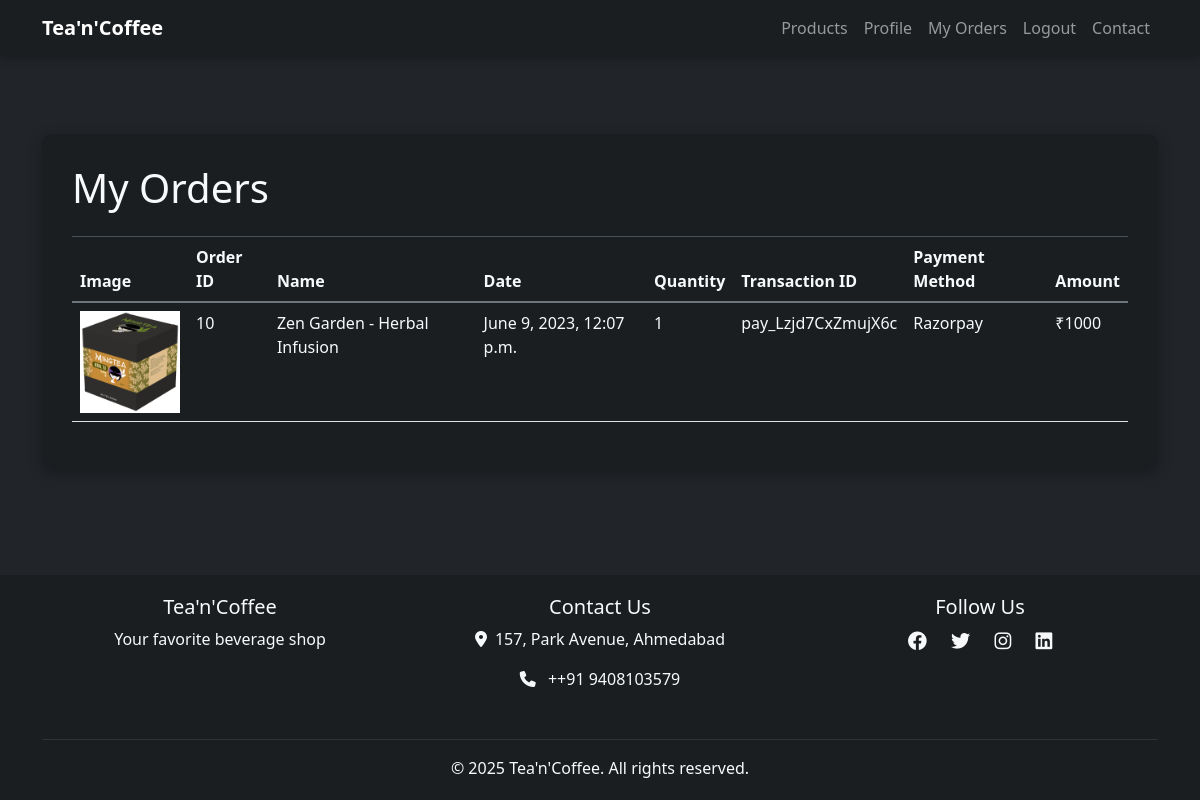
/myorder/ (signed in), run on the app's committed database.
### app1/models.py (models this page shows)
class Ordermodel(models.Model):
    productid=models.CharField(max_length=200)
    productqty=models.CharField(max_length=200)
    userId = models.CharField(max_length=200)
    userName = models.CharField(max_length=200)
    userEmail = models.EmailField()
    userContact = models.IntegerField()
    address = models.CharField(max_length=200)
    orderAmount = models.IntegerField()
    paymentMethod = models.CharField(max_length=200)
    transactionId = models.CharField(max_length=200)
    orderDate = models.DateTimeField(auto_created=True,auto_now=True)

class Product(models.Model):
    category=models.ForeignKey(Category,on_delete=models.CASCADE)
    name = models.CharField(max_length=200)
    img=models.ImageField(upload_to='product')
    price = models.IntegerField()
    description = models.TextField()
    quantity=models.IntegerField()

### app1/views.py (the view)
# urls.py: path('myorder/',myorder,name='myorder'),
def myorder(request):
    if 'email' in request.session:
        print("aaaaaa")
        a = request.session['email']
        user_orders = Ordermodel.objects.filter(userEmail=a)
        print(user_orders)
        print("aaaaaa")
        prolist=[]
        for i in user_orders:
            pro={}
            print(111111)
            productdata=Product.objects.get(id=i.productid)
            pro['img']=productdata.img
            pro['id']=i.productid
            pro['name']=productdata.name
            pro['orderDate']=i.orderDate
            pro['productqty']=i.productqty
            pro['transactionId']=i.transactionId
            pro['paymentMethod']=i.paymentMethod
            pro['orderAmount']=i.orderAmount
            prolist.append(pro)
            print(prolist)
        return render(request, 'myorder.html', {'a':a, 'prolist':prolist})
    else:
        return redirect('login1')

### app1/templates/myorder.html (shortened to what this page needs)
<!DOCTYPE html>
<html lang="zxx">
<head>
    <link rel="stylesheet" href="https://cdnjs.cloudflare.com/ajax/libs/font-awesome/6.4.0/css/all.min.css">
    <link href="https://cdn.jsdelivr.net/npm/bootstrap@5.2.2/dist/css/bootstrap.min.css" rel="stylesheet">
    <link href="https://cdnjs.cloudflare.com/ajax/libs/animate.css/4.1.1/animate.min.css" rel="stylesheet">
</head>
<body>
    <nav class="navbar navbar-expand-lg navbar-dark sticky-top">
        <div class="container">
            <a class="navbar-brand" href="{% url 'index' %}">Tea'n'Coffee</a>
            <div class="collapse navbar-collapse" id="navbarNav">
                <ul class="navbar-nav ms-auto">
                    <li class="nav-item">
                        <a class="nav-link" href="{% url 'productall' %}">Products</a>
                    </li>
                    <li class="nav-item">
                        <a class="nav-link" href="{% url 'profile' %}">Profile</a>
                    </li>
                    <li class="nav-item active">
                        <a class="nav-link" href="{% url 'myorder' %}">My Orders</a>
                    </li>
                    <li class="nav-item">
                        <a class="nav-link" href="{% url 'logout1' %}">Logout</a>
                    </li>
                    <li class="nav-item">
                        <a class="nav-link" href="{% url 'contact' %}">Contact</a>
                    </li>
                </ul>
            </div>
        </div>
    </nav>
    <div class="container py-5">
        <div class="orders-container" id="ordersContent">
            <h1 class="mb-4 animate__animated animate__fadeIn">My Orders</h1>
            {% if prolist %}
            <div class="table-responsive animate__animated animate__fadeInUp">
                <table class="table">
                    <thead>
                        <tr>
                            <th>Image</th>
                            <th>Order ID</th>
                            <th>Name</th>
                            <th>Date</th>
                            <th>Quantity</th>
                            <th>Transaction ID</th>
                            <th>Payment Method</th>
                            <th>Amount</th>
                        </tr>
                    </thead>
                    <tbody>
                        {% for order in prolist %}
                        <tr class="animate__animated animate__fadeIn">
                            <td><img src="{{ order.img.url }}" alt="Product Image"></td>
                            <td>{{ order.id }}</td>
                            <td>{{ order.name }}</td>
                            <td>{{ order.orderDate }}</td>
                            <td>{{ order.productqty }}</td>
                            <td>{{ order.transactionId }}</td>
                            <td>{{ order.paymentMethod }}</td>
                            <td>₹{{ order.orderAmount }}</td>
                        </tr>
                        {% endfor %}
                    </tbody>
                </table>
            </div>
            {% else %}
            <p class="animate__animated animate__fadeIn">No orders found.</p>
            {% endif %}
        </div>
    </div>
    <footer class="text-center">
        <div class="container">
            <div class="row">
                <div class="col-md-4 mb-3">
                    <h5>Tea'n'Coffee</h5>
                    <p>Your favorite beverage shop</p>
                </div>
                <div class="col-md-4 mb-3">
                    <h5>Contact Us</h5>
                    <p><i class="fas fa-map-marker-alt me-2"></i>157, Park Avenue, Ahmedabad</p>
                    <p><i class="fas fa-phone me-2"></i> ++91 9408103579</p>
                </div>
                <div class="col-md-4">
                    <h5>Follow Us</h5>
                    <div class="social-icons">
                        <a href="#"><i class="fab fa-facebook"></i></a>
                        <a href="#"><i class="fab fa-twitter"></i></a>
                        <a href="#"><i class="fab fa-instagram"></i></a>
                        <a href="#"><i class="fab fa-linkedin"></i></a>
                    </div>
                </div>
            </div>
            <hr style="border-color: #6c757d;">
            <p class="mb-0">&copy; 2025 Tea'n'Coffee. All rights reserved.</p>
        </div>
    </footer>
</body>
</html>

### app1/templates/myorder.html (style rules this page uses)
:root { --dark-bg: #212529; --darker-bg: #1a1e21; --text-color: #f8f9fa; --accent-color: #6c757d; --hover-color: #adb5bd; }
body { background-color: var(--dark-bg); color: var(--text-color); min-height: 100vh; display: flex; flex-direction: column; scroll-behavior: smooth; }
.navbar { background-color: var(--darker-bg) !important; box-shadow: 0 2px 10px rgba(0,0,0,0.3); transition: all 0.3s ease; }
.navbar-brand { font-weight: 700; transition: all 0.3s ease; }
.nav-link { position: relative; transition: all 0.3s ease; }
.nav-link::after { content: ''; position: absolute; width: 0; height: 2px; bottom: 0; left: 0; background-color: var(--hover-color); transition: width 0.3s ease; }
.orders-container { background-color: var(--darker-bg); border-radius: 10px; padding: 30px; box-shadow: 0 5px 15px rgba(0,0,0,0.3); margin: 30px auto; transition: all 0.5s ease; opacity: 0; transform: translateY(20px); }
.orders-container.animate { opacity: 1; transform: translateY(0); }
.table { color: var(--text-color); }
.table th { border-bottom: 2px solid var(--accent-color); }
.table td, .table th { border-top: 1px solid #495057; }
footer { background-color: var(--darker-bg); color: var(--text-color); padding: 20px 0; margin-top: auto; transition: all 0.3s ease; }
.social-icons a { color: var(--text-color); margin: 0 10px; font-size: 1.2rem; transition: all 0.3s ease; }
img { max-width: 100px; height: auto; transition: all 0.3s ease; }

### data on the page
Ordermodel: id "10", orderDate "June 9, 2023, 12:07 p.m.", transactionId "pay_Lzjd7CxZmujX6c", paymentMethod "Razorpay"
Product: name "Zen Garden - Herbal Infusion"

### other printed values
{{ order.productqty }} "1"
{{ order.orderAmount }} "1000"
